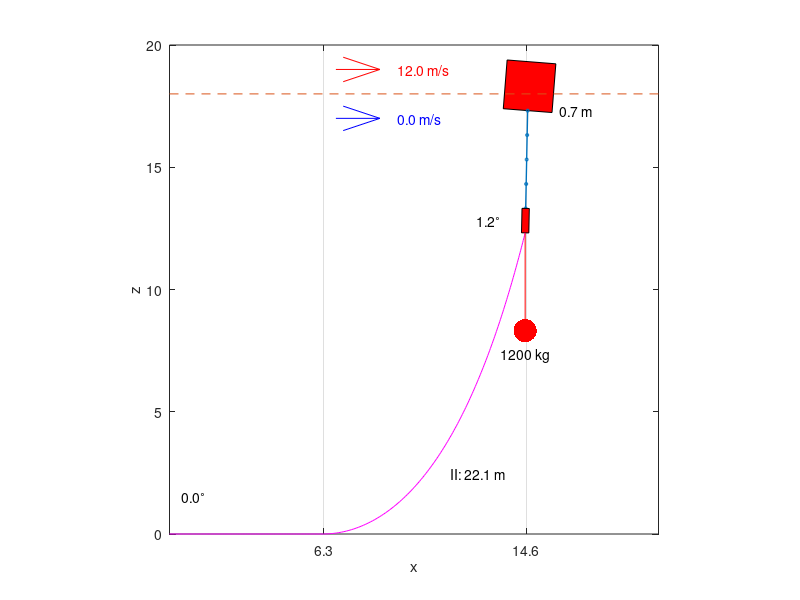

Source code (MATLAB):
function [tilt,elev,xsbed,xbuoy,f] = moor(Lc,chain,vw,vs,M,depth,isplot)
% MOOR 2016 CUMCM Problem A - Optimal Design of Mooring System
% Reference: http://canuck.seos.uvic.ca/rkd/mooring/moordyn.php
% 
% USAGE: [tiltdrum,elevanch,xsbed,xbuoy,f] = moor(Lc,chain,v,M,isplot)
%
%      tilt = tilt angle of the drum
%      elev = angle between the seabed and the welded chain at the anchor
%     xsbed = length of the welded chain that reclined on the seabed
%     xbuoy = swimming range of the buoy
%         f = immersion ratio of the of the buoy
%        Lc = length ofthe welded chain
%         vw = speeds of wind 
%         vs = speeds of sea water at sea surface
%         M = mass of the heavy ball
%    isplot = is plot?
%
% Zhou Lvwen: zhou.lv.wen@gmail.com
% September 12, 2016

if nargin==0;Lc=22.05;chain=2;vw=12;vs=0;M=1200;depth=18;isplot=1; end
if nargin==6;isplot=0; end

g = 9.81;                 % acceleration of gravity [m/s^2]
rho = 1.025e3;            % density of seawater [kg/m^3]
rhoFe = 7.9e3;            % density of ferrum [kg/m^3]
cdwin = 0.625;            % drag coefficient in wind

[lc, mc, dc] = chainpara(chain);
nc = round(Lc/lc);        % number of chain units

%   [buoy, 4 steel tubes, cylindrical drum, a series of welded chain]
h = [   2,      ones(1,4),   1, lc*ones(1,nc)];  % m
d = [   2, 5e-2*ones(1,4), 0.3, dc*ones(1,nc)];  % m
m = [1000,   10*ones(1,4), 100, mc*ones(1,nc)];  % kg

phi = zeros(1,length(h));

Fb = pi*(d/2).^2.*h*rho*g - m*g;         % Turn masses/buoyancies into forces

fmin = 0; fmax = 1;
while fmax-fmin>1e-10
    
    f = (fmax+fmin)/2;                   % determined by f dichotomy 
    
    Fb(1) = f*pi*(d(1)/2).^2.*h(1) * rho * g - m(1)*g;
    
    Fw = cdwin * (1-f)*h(1).*d(1) * vw.^2;  % wind load
    
    Fs = waterload(vs, h, d, phi, depth, f);% water load
    
    % solve equilibrium equations to determine tilt angle
    phi = solvequileq(Fb, Fw, Fs, M, f);
        
    x = h.*sin(phi); z = h.*cos(phi);    % projected length
    
    zw = sum(z(2:end)) + h(1)*f;         % waterline
    
    if zw>depth; fmax = f; else; fmin = f; end
end

% integrate from the bottom to the top
x = cumsum([0 fliplr(x)]);  z = cumsum([0 fliplr(z)]);

tilt = phi(6)*180/pi;                    % tilt angle of the drum
elev = 90- phi(end)*180/pi;              % elevation angle of chain at anchor
xsbed = max(x(z<1e-10));                 % length of the chain on the seabed
xbuoy = x(end-1);                        % swimming range of the buoy

if isplot;plotmoor(x,z,h,phi,Lc,chain,vw,vs,M,depth,tilt,elev,xbuoy,f);end

% ------------------------------------------------------------------------

function Fs = waterload(vs, h, d, phi, depth, f)
cd = 374;                 % drag coefficient in sea water 
z = h.*cos(phi);
zi = fliplr(cumsum(fliplr(z))) - h.*cos(phi)/2; 
zi(1) = depth - f*h(1)/2;
vsi = vs./sqrt(depth)*sqrt(zi);          % water volecity proflile
Fs = cd * h.*d.*cos(phi) .* vsi.^2;      % water load
Fs(1) = Fs(1)*f; 

% ------------------------------------------------------------------------

function phi = solvequileq(Fb, Fw, Fs, M, f)
g = 9.81;                 % acceleration of gravity [m/s^2]
N = length(Fb);
[theta, phi, Ft] = deal(zeros(1,N));
for i = 1:N-1
    fx = Ft(i)*sin(theta(i)) + Fs(i);
    if i==1; fx = fx + Fw; end
    
    fz = Fb(i) + Ft(i)*cos(theta(i));
    % add load from heavy ball = weight - buoyancy
    if i==6; fz = fz - (M-M/7.9)*g; end
    
    Ft(i+1) = sqrt(fx^2+fz^2);
    
    theta(i+1) = acos(fz/Ft(i+1));   % the tilt of Ft
    
    if theta(i+1)>pi/2; theta(i+1) = pi/2; end
end

phi =atan2( Ft.*sin(theta)+Fs/2, Ft.*cos(theta)+Fb/2);
phi(phi>pi/2) = pi/2;                % the tilt of each element
phi(1) = atan2( Fs(1)*f/2+Fw(1)*(f+(1-f)/2), Fb(1)*f/2 );

% ------------------------------------------------------------------------

function [lc, mc, dc] = chainpara(typeid)
% The types and parameters of the welded chains

rhoFe = 7.9e3;  % density of ferrum [kg/m^3];
rho= [3.2 7.0 12.5 19.5 28.12];
% length(lc) and mass(mc) of one unit of the welded chain.
lc = [ 78 105  120  150   180]*1e-3; % m    
mc = rho.*lc;                        % kg

lc = lc(typeid);
mc = mc(typeid);
% one unit of the welded chain was assumed as a cylinder.
dc = 2*sqrt(rho(typeid)/rhoFe/pi);   % diameter of the welded chain
% -------------------------------------------------------------------------


function plotmoor(x,z,h,phi,Lc,chain,vw,vs,M,depth,tilt,elev,xbuoy,f)
figure; N = length(x);
% draw buoy
x1 = x(N)  -cos(phi(1));   x2 = x(N)  +cos(phi(1)); 
x3 = x(N-1)+cos(phi(1));   x4 = x(N-1)-cos(phi(1));
z1 = z(N)  +sin(phi(1));   z2 = z(N)  -sin(phi(1));   
z3 = z(N-1)-sin(phi(1));   z4 = z(N-1)+sin(phi(1));
fill([x1 x2 x3 x4], [z1 z2 z3 z4], 'r');hold on
text(x(N-1)+1.3, z(N-1), sprintf('%2.1f m',f*h(1)));

% draw steel tubes
plot(x(N-5:N-1),z(N-5:N-1),'o-','linewidth',1, 'markersize',2);

% draw the drum
x1 = x(N-5)-0.15*cos(phi(6));   x2 = x(N-5)+0.15*cos(phi(6)); 
x3 = x(N-6)+0.15*cos(phi(6));   x4 = x(N-6)-0.15*cos(phi(6));
z1 = z(N-5)+0.15*sin(phi(6));   z2 = z(N-5)-0.15*sin(phi(6));   
z3 = z(N-6)-0.15*sin(phi(6));   z4 = z(N-6)+0.15*sin(phi(6));
fill([x1 x2 x3 x4], [z1 z2 z3 z4], 'r');hold on
text(x(N-6)-2,z(N-6)+0.5,sprintf('%3.1f^\\circ',tilt));

% draw the welded chain
plot(x(1:N-6),z(1:N-6),'-m')
text(0.5,1.5,sprintf('%3.1f^\\circ',elev));
types = {'I','II','III','IV','V'};
text(x(ceil(N/2))+1, z(ceil(N/2)), sprintf('%s:%5.1f m',types{chain}, Lc));

% draw the heavy ball 
plot([x(N-6) x(N-6)],[z(N-6) z(N-6)-4],'-r');
plot(x(N-6),z(N-6)-4,'.r','markersize',50)
text(x(N-6)-1,z(N-6)-5,sprintf('%d kg',M));

axismax = max(depth+2,xbuoy+4);
% draw waterline
plot([0,axismax],[depth,depth],'--');

% wind velocity
quiver(x(N)-8,depth+1,2,0,'MaxHeadSize',0.5,'color','r');
text(x(N)-5.5,depth+1,sprintf('%3.1f m/s', vw),'color','r');

% water velocity
quiver(x(N)-8,depth-1,2,0,'MaxHeadSize',0.5,'color','b');
text(x(N)-5.5,depth-1,sprintf('%3.1f m/s', vs),'color','b');

box on; axis image; 
set(gca,'xtick',[max(x(z<1e-10)),round(xbuoy*10)/10],'xgrid','on')
axis([0,axismax,0,axismax]); 
xlabel('x'); ylabel('z')
